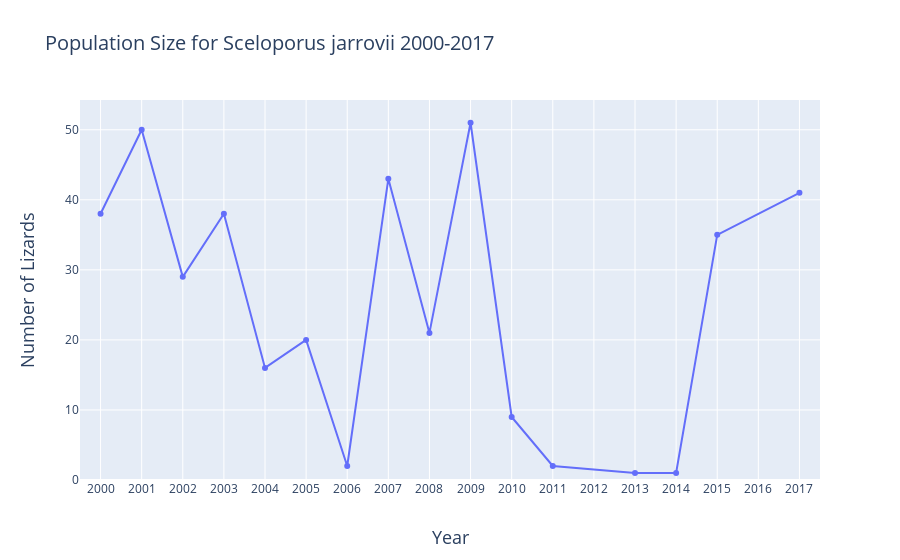

The notebook cell this image was saved under:
### Markdown cell above
For some reason the first trace dissappears after I add the second one.  Need to fix this

### Code cell
popSize = go.Scatter(x = populationSize.year
           , y = populationSize.liznumber
          ,name = 'population size')
percentChange = go.Scatter(x = populationSize.year
           , yaxis = 'y2', y = populationSize.percChange
          ,name = 'percent change')
data = [popSize]#,percentChange]
layout = go.Layout(
    title = 'Population Size for Sceloporus jarrovii 2000-2017',
    titlefont = dict(
        size = 20),
    xaxis = dict(
        dtick = 1,
        title = 'Year',
        titlefont = dict(
            size = 18),
        range = [1999.5,2017.5]),
    yaxis = dict(
        title = 'Number of Lizards',
        titlefont = dict(
            size = 18),
        rangemode = 'tozero'
        ),
    yaxis2 = dict(
        title = 'Number of Lizards',
        titlefont = dict(
            size = 18),
        rangemode = 'tozero',
        side = 'right'
        )
)
fig = go.Figure(
        data = data,
        layout = layout)
#plot(fig, filename = 'Population Size for Sceloporus jarrovii.html')
iplot(fig, filename = 'Population Size for Sceloporus jarrovii.html')
# pio.to_image(fig, format='html')

### Figure 1 — Plotly figure (JSON) as saved in the notebook; plotly's stock layout.template omitted (floating-point values rounded to 4 significant figures)
{"data": [{"name": "population size", "type": "scatter", "x": [2000, 2001, 2002, 2003, 2004, 2005, 2006, 2007, 2008, 2009, 2010, 2011, 2013, 2014, 2015, 2017], "y": [38, 50, 29, 38, 16, 20, 2, 43, 21, 51, 9, 2, 1, 1, 35, 41]}], "layout": {"title": {"font": {"size": 20}, "text": "Population Size for Sceloporus jarrovii 2000-2017"}, "xaxis": {"dtick": 1, "range": [2000.0, 2018.0], "title": {"font": {"size": 18}, "text": "Year"}}, "yaxis": {"rangemode": "tozero", "title": {"font": {"size": 18}, "text": "Number of Lizards"}}, "yaxis2": {"rangemode": "tozero", "side": "right", "title": {"font": {"size": 18}, "text": "Number of Lizards"}}}}
